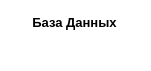
  <widget class="QWidget" name="widget_8" native="true">
   <property name="geometry">
    <rect>
     <x>10</x>
     <y>360</y>
     <width>151</width>
     <height>71</height>
    </rect>
   </property>
   <property name="styleSheet">
    <string notr="true">background-color: rgb(255, 255, 255);</string>
   </property>
   <widget class="QWidget" name="layoutWidget">
    <property name="geometry">
     <rect>
      <x>9</x>
      <y>9</y>
      <width>131</width>
      <height>51</height>
     </rect>
    </property>
    <layout class="QVBoxLayout" name="verticalLayout_6">
     <property name="spacing">
      <number>0</number>
     </property>
     <item>
      <layout class="QHBoxLayout" name="horizontalLayout_32">
       <item>
        <widget class="QLabel" name="label_78">
         <property name="font">
          <font>
           <pointsize>10</pointsize>
           <weight>75</weight>
           <bold>true</bold>
          </font>
         </property>
         <property name="text">
          <string>База Данных</string>
         </property>
         <property name="alignment">
          <set>Qt::AlignCenter</set>
         </property>
        </widget>
       </item>
      </layout>
     </item>
     <item>
      <layout class="QHBoxLayout" name="horizontalLayout_31">
       <property name="spacing">
        <number>0</number>
       </property>
       <item>
        <widget class="QPushButton" name="pushButton_6">
         <property name="minimumSize">
          <size>
           <width>39</width>
           <height>0</height>
          </size>
         </property>
         <property name="maximumSize">
          <size>
           <width>39</width>
           <height>24</height>
          </size>
         </property>
         <property name="font">
          <font>
           <pointsize>-1</pointsize>
          </font>
         </property>
         <property name="styleSheet">
          <string notr="true">QPushButton {
    background-color: white;
    color: black;
    border: none; /* Убираем обводку */
    border-radius: 5px; /* Оставляем закругление углов */
    padding: 0; /* Убираем паддинг, чтобы текст помещался */
    width: 39px; /* Задаем фиксированную ширину */
    height: 24px; /* Задаем фиксированную высоту */
    font-size: 12px; /* Устанавливаем размер шрифта для текста */
}

QPushButton:hover {
    background-color: #b0b0b0;
    color: white;
}

QPushButton:pressed {
    background-color: black;
    color: white;
}</string>
         </property>
         <property name="text">
          <string/>
         </property>
         <property name="icon">
          <iconset>
           <normaloff>../../../Downloads/add.svg</normaloff>../../../Downloads/add.svg</iconset>
         </property>
        </widget>
       </item>
       <item>
        <widget class="QPushButton" name="pushButton_7">
         <property name="maximumSize">
          <size>
           <width>39</width>
           <height>24</height>
          </size>
         </property>
         <property name="font">
          <font>
           <pointsize>-1</pointsize>
          </font>
         </property>
         <property name="styleSheet">
          <string notr="true">QPushButton {
    background-color: white;
    color: black;
    border: none; /* Убираем обводку */
    border-radius: 5px; /* Оставляем закругление углов */
    padding: 0; /* Убираем паддинг, чтобы текст помещался */
    width: 39px; /* Задаем фиксированную ширину */
    height: 24px; /* Задаем фиксированную высоту */
    font-size: 12px; /* Устанавливаем размер шрифта для текста */
}

QPushButton:hover {
    background-color: #b0b0b0;
    color: white;
}

QPushButton:pressed {
    background-color: black;
    color: white;
}</string>
         </property>
         <property name="text">
          <string/>
         </property>
         <property name="icon">
          <iconset>
           <normaloff>../../../Downloads/cancel.svg</normaloff>../../../Downloads/cancel.svg</iconset>
         </property>
        </widget>
       </item>
       <item>
        <widget class="QPushButton" name="pushButton_8">
         <property name="minimumSize">
          <size>
           <width>39</width>
           <height>0</height>
          </size>
         </property>
         <property name="maximumSize">
          <size>
           <width>39</width>
           <height>24</height>
          </size>
         </property>
         <property name="font">
          <font>
           <pointsize>-1</pointsize>
          </font>
         </property>
         <property name="styleSheet">
          <string notr="true">QPushButton {
    background-color: white;
    color: black;
    border: none; /* Убираем обводку */
    border-radius: 5px; /* Оставляем закругление углов */
    padding: 0; /* Убираем паддинг, чтобы текст помещался */
    width: 39px; /* Задаем фиксированную ширину */
    height: 24px; /* Задаем фиксированную высоту */
    font-size: 12px; /* Устанавливаем размер шрифта для текста */
}

QPushButton:hover {
    background-color: #b0b0b0;
    color: white;
}

QPushButton:pressed {
    background-color: black;
    color: white;
}</string>
         </property>
         <property name="text">
          <string/>
         </property>
         <property name="icon">
          <iconset>
           <normaloff>../../../Downloads/ok.svg</normaloff>../../../Downloads/ok.svg</iconset>
         </property>
        </widget>
       </item>
      </layout>
     </item>
    </layout>
   </widget>
  </widget>
